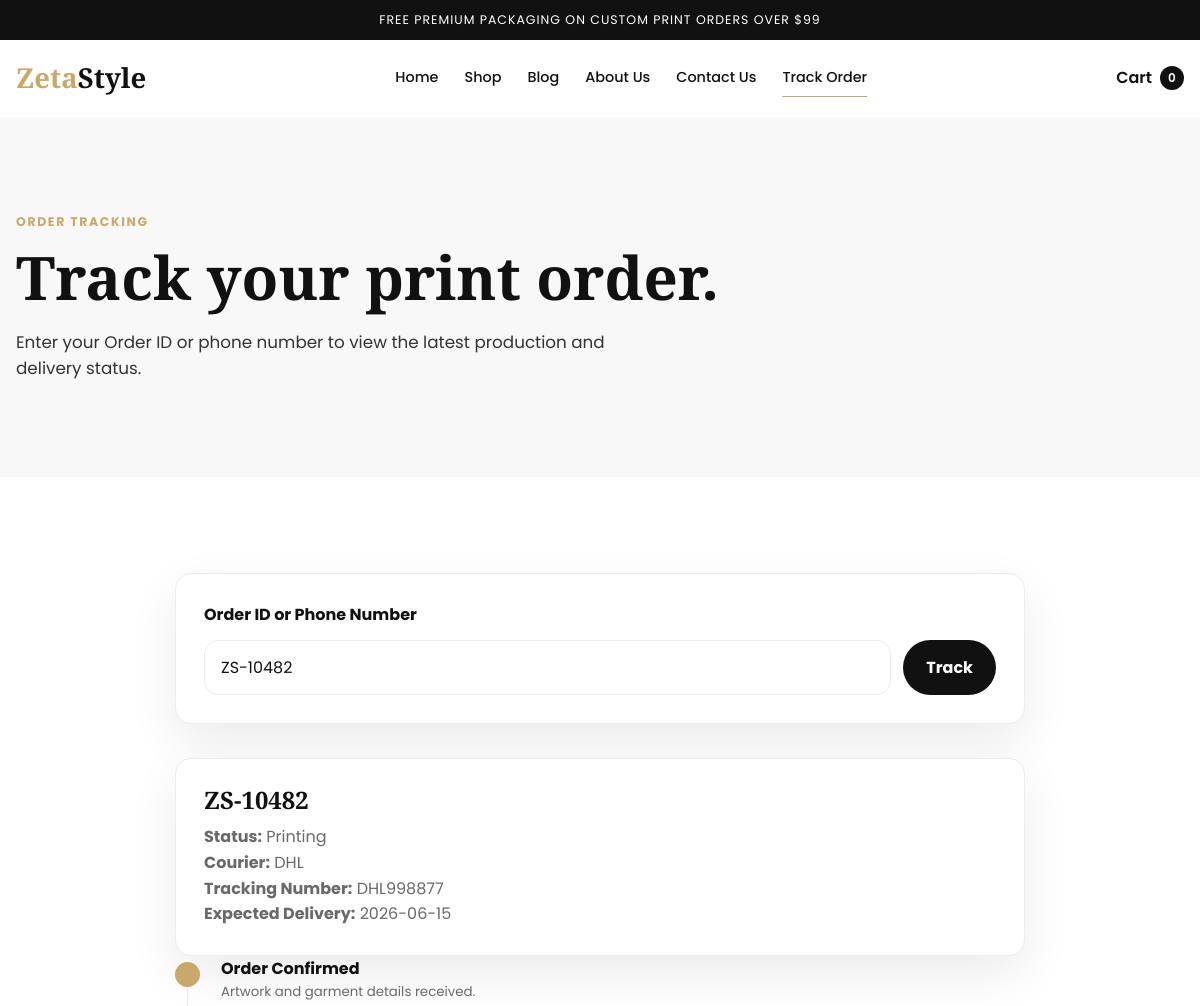
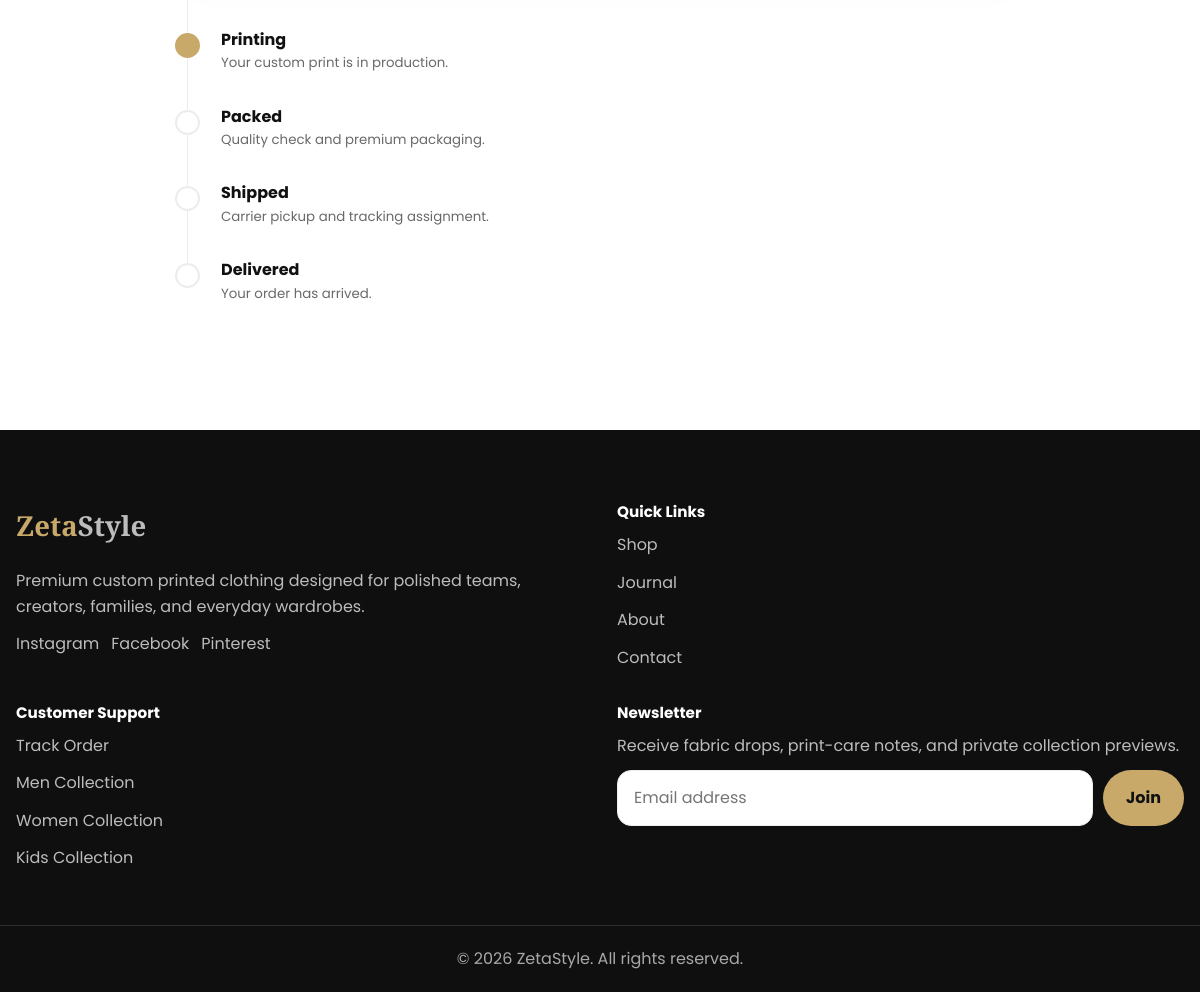
Page /track-order.php?track=ZS-10482 on the committed database (2 pictures, top to bottom).
### tables this page shows
CREATE TABLE orders (
    id INT UNSIGNED AUTO_INCREMENT PRIMARY KEY,
    order_id VARCHAR(40) NOT NULL UNIQUE,
    customer_name VARCHAR(140) NOT NULL,
    phone VARCHAR(40) NOT NULL,
    address TEXT NOT NULL,
    notes TEXT NULL,
    status ENUM('pending','confirmed','printing','packed','shipped','delivered','cancelled') NOT NULL DEFAULT 'pending',
    courier_name VARCHAR(120) NOT NULL DEFAULT '',
    tracking_number VARCHAR(120) NOT NULL DEFAULT '',
    expected_delivery DATE NULL,
    total_amount DECIMAL(10,2) NOT NULL DEFAULT 0,
    created_at TIMESTAMP DEFAULT CURRENT_TIMESTAMP,
    updated_at TIMESTAMP DEFAULT CURRENT_TIMESTAMP ON UPDATE CURRENT_TIMESTAMP
);

### includes/functions.php (called while the page is built, shortened)
<?php
function e(string $value): string
{
    return htmlspecialchars($value, ENT_QUOTES, 'UTF-8');
}
function asset(string $path): string
{
    return BASE_URL . 'assets/' . ltrim($path, '/');
}
    ?>

### includes/config.php (called while the page is built, shortened)
<?php
$navItems = [
    ['label' => 'Home', 'href' => 'index.php'],
    ['label' => 'Shop', 'href' => 'shop.php'],
    ['label' => 'Blog', 'href' => 'blog.php'],
    ['label' => 'About Us', 'href' => 'about.php'],
    ['label' => 'Contact Us', 'href' => 'contact.php'],
    ['label' => 'Track Order', 'href' => 'track-order.php'],
];
$socialLinks = [
    ['label' => 'Instagram', 'href' => 'https://instagram.com'],
    ['label' => 'Facebook', 'href' => 'https://facebook.com'],
    ['label' => 'Pinterest', 'href' => 'https://pinterest.com'],
];

### track-order.php (the view, shortened to what this page needs)
<?php
require_once __DIR__ . '/includes/functions.php';
$trackingQuery = trim((string) ($_GET['track'] ?? $_POST['track'] ?? ''));
$trackedOrder = null;
if ($trackingQuery !== '') {
    $pdo = db();
    if ($pdo instanceof PDO) {
        $statement = $pdo->prepare(
            'SELECT * FROM orders WHERE order_id = :query OR phone = :query ORDER BY id DESC LIMIT 1'
        );
        $statement->execute([':query' => $trackingQuery]);
        $trackedOrder = $statement->fetch();
    } else {
        $trackError = 'Tracking is temporarily unavailable. Please try again later.';
    }
}
$statuses = ['confirmed', 'printing', 'packed', 'shipped', 'delivered'];
$statusLabels = [
    'confirmed' => 'Order Confirmed',
    'printing' => 'Printing',
    'packed' => 'Packed',
    'shipped' => 'Shipped',
    'delivered' => 'Delivered',
];
$statusDescriptions = [
    'confirmed' => 'Artwork and garment details received.',
    'printing' => 'Your custom print is in production.',
    'packed' => 'Quality check and premium packaging.',
    'shipped' => 'Carrier pickup and tracking assignment.',
    'delivered' => 'Your order has arrived.',
];
$currentStatus = $trackedOrder['status'] ?? 'printing';
$currentIndex = array_search($currentStatus, $statuses, true);
require_once __DIR__ . '/includes/header.php';
?>
<section class="page-hero compact">
    <div class="container">
        <p class="eyebrow">Order tracking</p>
        <h1>Track your print order.</h1>
        <p>Enter your Order ID or phone number to view the latest production and delivery status.</p>
    </div>
</section>
<section class="section">
    <div class="container track-layout">
        <form class="track-form reveal" method="post">
            <label for="order-id">Order ID or Phone Number</label>
            <div>
                <input id="order-id" name="track" type="text" value="<?= e($trackingQuery); ?>" placeholder="ZS-10482 or +15550199" required>
                <button class="btn btn-dark" type="submit">Track</button>
            </div>
        </form>
        <?php if ($trackedOrder): ?>
            <article class="contact-panel reveal">
                <h2><?= e($trackedOrder['order_id']); ?></h2>
                <p><strong>Status:</strong> <?= e(ucfirst($trackedOrder['status'])); ?></p>
                <p><strong>Courier:</strong> <?= e($trackedOrder['courier_name'] ?: 'Not assigned yet'); ?></p>
                <p><strong>Tracking Number:</strong> <?= e($trackedOrder['tracking_number'] ?: 'Not assigned yet'); ?></p>
                <p><strong>Expected Delivery:</strong> <?= e($trackedOrder['expected_delivery'] ?: 'To be confirmed'); ?></p>
            </article>
        <?php endif; ?>
        <ol class="timeline reveal">
            <?php foreach ($statuses as $index => $status): ?>
                <li class="<?= $currentIndex >= $index ? 'done' : ''; ?>">
                    <span></span>
                    <strong><?= e($statusLabels[$status]); ?></strong>
                    <small><?= e($statusDescriptions[$status]); ?></small>
                </li>
            <?php endforeach; ?>
        </ol>
    </div>
</section>
<?php require_once __DIR__ . '/includes/footer.php'; ?>

### includes/header.php (shortened to what this page needs)
<?php
require_once __DIR__ . '/functions.php';
$currentPage = basename($_SERVER['PHP_SELF']);
?>
<!DOCTYPE html>
<html lang="en">
<head>
    <link rel="stylesheet" href="<?= asset('css/style.css'); ?>">
    <link rel="stylesheet" href="<?= asset('css/animations.css'); ?>">
    <link rel="stylesheet" href="<?= asset('css/responsive.css'); ?>">
</head>
<body>
    <div class="announcement-bar">Free premium packaging on custom print orders over $99</div>
    <header class="site-header" data-header>
        <div class="container header-inner">
            <a class="brand" href="index.php" aria-label="ZetaStyle home">
                <span>Zeta</span>Style
            </a>
            <nav class="desktop-nav" aria-label="Primary navigation">
                <?php foreach ($navItems as $item): ?>
                    <a href="<?= e($item['href']); ?>" class="<?= $currentPage === basename($item['href']) ? 'active' : ''; ?>">
                        <?= e($item['label']); ?>
                    </a>
                <?php endforeach; ?>
            </nav>
            <div class="header-actions">
                <a class="cart-link" href="cart.php" aria-label="Cart">
                    Cart <span data-cart-count>0</span>
                </a>
            </div>
        </div>
    </header>
    <main id="main-content">

### includes/footer.php (shortened to what this page needs)
    </main>
    <footer class="site-footer">
        <div class="container footer-grid">
            <section>
                <a class="brand footer-brand" href="index.php"><span>Zeta</span>Style</a>
                <p>Premium custom printed clothing designed for polished teams, creators, families, and everyday wardrobes.</p>
                <div class="social-row">
                    <?php foreach ($socialLinks as $link): ?>
                        <a href="<?= e($link['href']); ?>" target="_blank" rel="noopener"><?= e($link['label']); ?></a>
                    <?php endforeach; ?>
                </div>
            </section>
            <section>
                <h2>Quick Links</h2>
                <a href="shop.php">Shop</a>
                <a href="blog.php">Journal</a>
                <a href="about.php">About</a>
                <a href="contact.php">Contact</a>
            </section>
            <section>
                <h2>Customer Support</h2>
                <a href="track-order.php">Track Order</a>
                <a href="category.php?category=men">Men Collection</a>
                <a href="category.php?category=women">Women Collection</a>
                <a href="category.php?category=kids">Kids Collection</a>
            </section>
            <section>
                <h2>Newsletter</h2>
                <p>Receive fabric drops, print-care notes, and private collection previews.</p>
                <form class="newsletter-form">
                    <input id="newsletter-email" type="email" placeholder="Email address" required>
                    <button class="btn btn-gold" type="submit">Join</button>
                </form>
            </section>
        </div>
        <div class="footer-bottom">
            <p>&copy; <?= date('Y'); ?> ZetaStyle. All rights reserved.</p>
        </div>
    </footer>
</body>
</html>

### assets/css/animations.css (style rules this page uses)
.reveal { opacity: 0; transform: translateY(22px); transition: opacity 0.7s ease, transform 0.7s ease; }
.reveal.visible { opacity: 1; transform: translateY(0); }
.hero-content, .page-hero .container { animation: fadeIn 0.85s ease both; }

### assets/css/responsive.css (style rules this page uses)
@media (max-width: 1200px) { .footer-grid { grid-template-columns: repeat(2, 1fr); } }

### rows in the picture
orders: order "ZS-10482", status "Printing", courier_name "DHL", tracking_number "DHL998877", expected_delivery "2026-06-15"

### other values in the picture
$item['label'] "Home"
$item['label'] "Shop"
$item['label'] "Blog"
$item['label'] "About Us"
$item['label'] "Contact Us"
$item['label'] "Track Order"
$statusLabels[$status] "Order Confirmed"
$statusDescriptions[$status] "Artwork and garment details received."
$statusLabels[$status] "Printing"
$statusDescriptions[$status] "Your custom print is in production."
$statusLabels[$status] "Packed"
$statusDescriptions[$status] "Quality check and premium packaging."
$statusLabels[$status] "Shipped"
$statusDescriptions[$status] "Carrier pickup and tracking assignment."
$statusLabels[$status] "Delivered"
